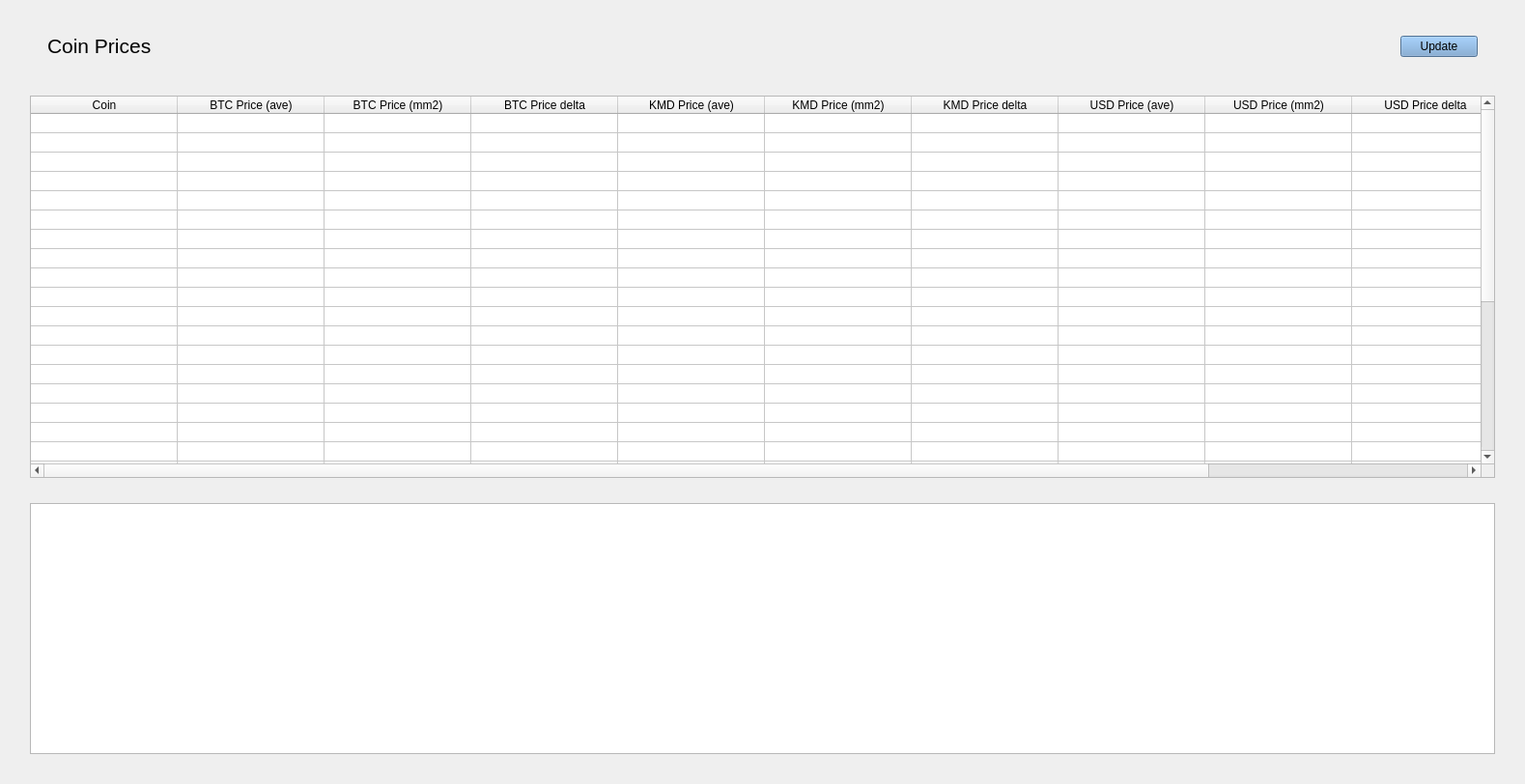
  <widget class="QWidget" name="tab_prices">
   <attribute name="title">
    <string>Prices</string>
   </attribute>
   <layout class="QGridLayout" name="gridLayout_6">
    <item row="2" column="0" rowspan="3">
     <spacer name="verticalSpacer_27">
      <property name="orientation">
       <enum>Qt::Vertical</enum>
      </property>
      <property name="sizeHint" stdset="0">
       <size>
        <width>20</width>
        <height>682</height>
       </size>
      </property>
     </spacer>
    </item>
    <item row="2" column="1">
     <widget class="QTableWidget" name="prices_table">
      <property name="sizePolicy">
       <sizepolicy hsizetype="Expanding" vsizetype="Expanding">
        <horstretch>0</horstretch>
        <verstretch>0</verstretch>
       </sizepolicy>
      </property>
      <property name="sizeAdjustPolicy">
       <enum>QAbstractScrollArea::AdjustIgnored</enum>
      </property>
      <property name="editTriggers">
       <set>QAbstractItemView::NoEditTriggers</set>
      </property>
      <property name="showDropIndicator" stdset="0">
       <bool>false</bool>
      </property>
      <property name="dragDropOverwriteMode">
       <bool>false</bool>
      </property>
      <property name="selectionBehavior">
       <enum>QAbstractItemView::SelectRows</enum>
      </property>
      <property name="sortingEnabled">
       <bool>true</bool>
      </property>
      <property name="rowCount">
       <number>32</number>
      </property>
      <property name="columnCount">
       <number>11</number>
      </property>
      <attribute name="horizontalHeaderCascadingSectionResizes">
       <bool>true</bool>
      </attribute>
      <attribute name="horizontalHeaderDefaultSectionSize">
       <number>152</number>
      </attribute>
      <attribute name="horizontalHeaderShowSortIndicator" stdset="0">
       <bool>true</bool>
      </attribute>
      <attribute name="horizontalHeaderStretchLastSection">
       <bool>true</bool>
      </attribute>
      <attribute name="verticalHeaderVisible">
       <bool>false</bool>
      </attribute>
      <attribute name="verticalHeaderDefaultSectionSize">
       <number>20</number>
      </attribute>
      <attribute name="verticalHeaderHighlightSections">
       <bool>true</bool>
      </attribute>
      <attribute name="verticalHeaderMinimumSectionSize">
       <number>20</number>
      </attribute>
      <row/>
      <row/>
      <row/>
      <row/>
      <row/>
      <row/>
      <row/>
      <row/>
      <row/>
      <row/>
      <row/>
      <row/>
      <row/>
      <row/>
      <row/>
      <row/>
      <row/>
      <row/>
      <row/>
      <row/>
      <row/>
      <row/>
      <row/>
      <row/>
      <row/>
      <row/>
      <row/>
      <row/>
      <row/>
      <row/>
      <row/>
      <row/>
      <column>
       <property name="text">
        <string>Coin</string>
       </property>
      </column>
      <column>
       <property name="text">
        <string>BTC Price (ave)</string>
       </property>
      </column>
      <column>
       <property name="text">
        <string>BTC Price (mm2)</string>
       </property>
      </column>
      <column>
       <property name="text">
        <string>BTC Price delta</string>
       </property>
      </column>
      <column>
       <property name="text">
        <string>KMD Price (ave)</string>
       </property>
      </column>
      <column>
       <property name="text">
        <string>KMD Price (mm2)</string>
       </property>
      </column>
      <column>
       <property name="text">
        <string>KMD Price delta</string>
       </property>
      </column>
      <column>
       <property name="text">
        <string>USD Price (ave)</string>
       </property>
      </column>
      <column>
       <property name="text">
        <string>USD Price (mm2)</string>
       </property>
      </column>
      <column>
       <property name="text">
        <string>USD Price delta</string>
       </property>
      </column>
      <column>
       <property name="text">
        <string>Sources</string>
       </property>
      </column>
     </widget>
    </item>
    <item row="0" column="1">
     <widget class="QFrame" name="frame_12">
      <property name="sizePolicy">
       <sizepolicy hsizetype="MinimumExpanding" vsizetype="Preferred">
        <horstretch>0</horstretch>
        <verstretch>0</verstretch>
       </sizepolicy>
      </property>
      <property name="maximumSize">
       <size>
        <width>1677777</width>
        <height>62</height>
       </size>
      </property>
      <property name="frameShape">
       <enum>QFrame::NoFrame</enum>
      </property>
      <property name="frameShadow">
       <enum>QFrame::Raised</enum>
      </property>
      <layout class="QGridLayout" name="gridLayout_39">
       <property name="leftMargin">
        <number>18</number>
       </property>
       <property name="topMargin">
        <number>12</number>
       </property>
       <property name="rightMargin">
        <number>18</number>
       </property>
       <property name="bottomMargin">
        <number>0</number>
       </property>
       <property name="spacing">
        <number>0</number>
       </property>
       <item row="0" column="2">
        <widget class="QPushButton" name="prices_update_btn">
         <property name="sizePolicy">
          <sizepolicy hsizetype="Fixed" vsizetype="Fixed">
           <horstretch>0</horstretch>
           <verstretch>0</verstretch>
          </sizepolicy>
         </property>
         <property name="font">
          <font>
           <pointsize>9</pointsize>
          </font>
         </property>
         <property name="styleSheet">
          <string notr="true">background-color: rgb(114, 159, 207)</string>
         </property>
         <property name="text">
          <string>Update</string>
         </property>
        </widget>
       </item>
       <item row="0" column="1">
        <widget class="QLabel" name="prices_header_lbl">
         <property name="sizePolicy">
          <sizepolicy hsizetype="MinimumExpanding" vsizetype="Minimum">
           <horstretch>0</horstretch>
           <verstretch>0</verstretch>
          </sizepolicy>
         </property>
         <property name="minimumSize">
          <size>
           <width>0</width>
           <height>50</height>
          </size>
         </property>
         <property name="maximumSize">
          <size>
           <width>16777215</width>
           <height>50</height>
          </size>
         </property>
         <property name="text">
          <string>&lt;html&gt;&lt;head/&gt;&lt;body&gt;&lt;p&gt;&lt;span style=&quot; font-size:16pt;&quot;&gt;Coin Prices&lt;/span&gt;&lt;/p&gt;&lt;/body&gt;&lt;/html&gt;</string>
         </property>
        </widget>
       </item>
      </layout>
     </widget>
    </item>
    <item row="2" column="2" rowspan="3">
     <spacer name="verticalSpacer_28">
      <property name="orientation">
       <enum>Qt::Vertical</enum>
      </property>
      <property name="sizeHint" stdset="0">
       <size>
        <width>20</width>
        <height>682</height>
       </size>
      </property>
     </spacer>
    </item>
    <item row="4" column="1">
     <widget class="QGraphicsView" name="graphicsView_2">
      <property name="minimumSize">
       <size>
        <width>0</width>
        <height>260</height>
       </size>
      </property>
      <property name="maximumSize">
       <size>
        <width>16777215</width>
        <height>260</height>
       </size>
      </property>
     </widget>
    </item>
    <item row="5" column="1">
     <spacer name="horizontalSpacer_37">
      <property name="orientation">
       <enum>Qt::Horizontal</enum>
      </property>
      <property name="sizeHint" stdset="0">
       <size>
        <width>1517</width>
        <height>20</height>
       </size>
      </property>
     </spacer>
    </item>
    <item row="1" column="1">
     <spacer name="horizontalSpacer_36">
      <property name="orientation">
       <enum>Qt::Horizontal</enum>
      </property>
      <property name="sizeHint" stdset="0">
       <size>
        <width>1517</width>
        <height>20</height>
       </size>
      </property>
     </spacer>
    </item>
    <item row="3" column="1">
     <spacer name="horizontalSpacer_7">
      <property name="orientation">
       <enum>Qt::Horizontal</enum>
      </property>
      <property name="sizeHint" stdset="0">
       <size>
        <width>40</width>
        <height>20</height>
       </size>
      </property>
     </spacer>
    </item>
   </layout>
  </widget>
